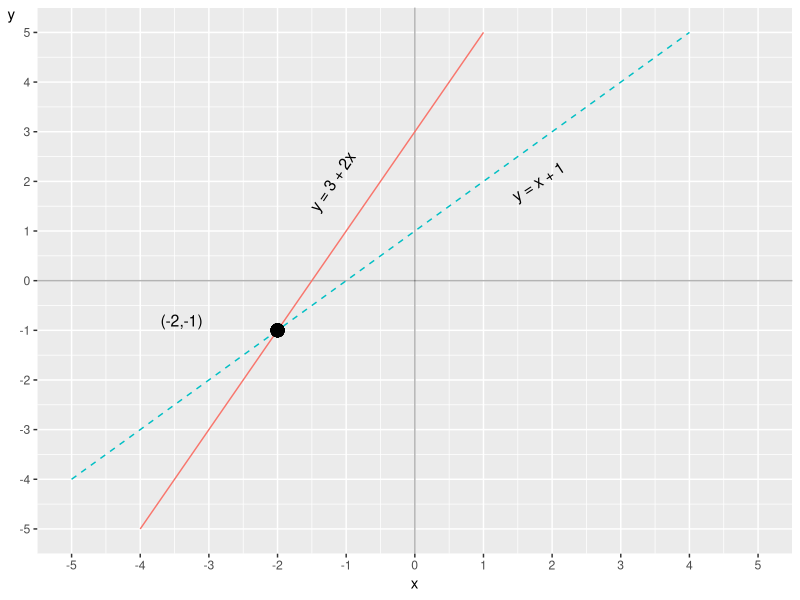
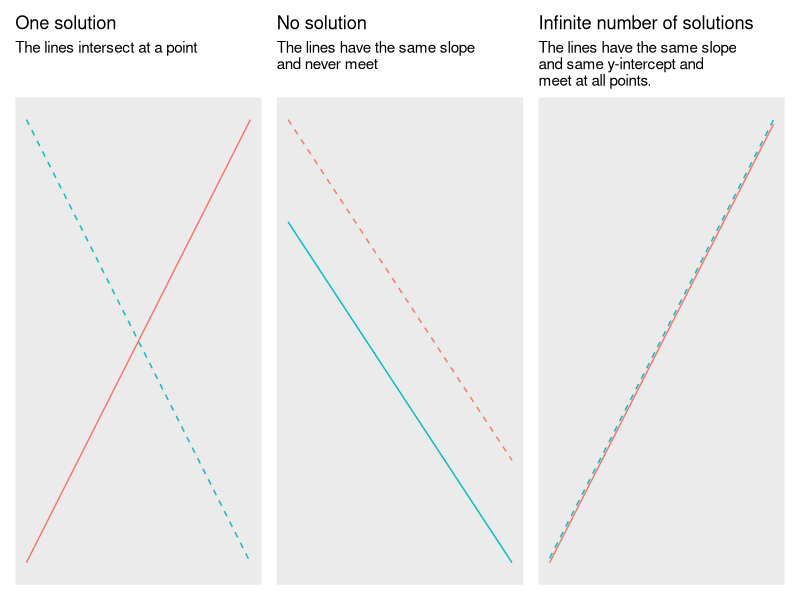

Write the R code that produced these figures, in order.
## ---- chunk 1
knitr::opts_chunk$set(echo = FALSE, warning = FALSE, message = FALSE, fig.align = "left")
## ---- chunk 2
library("tidyverse")
g_2lines <- ggplot(tibble(x=-10:10), aes(x)) +
  geom_vline(xintercept=0, alpha=.3) +
  geom_hline(yintercept=0, alpha=.3) +
  theme(axis.title.y=element_text(angle=0), text=element_text(size=11)) +
  stat_function(fun=function(x) 3+2*x, color="#F8766D") +
  stat_function(fun=function(x) x+1, linetype="dashed", color="#00BFC4") +
  geom_point(aes(-2,-1), color="black", size=4) +
  scale_y_continuous(breaks=-5:5, limits=c(-5,5)) +
  scale_x_continuous(breaks=-5:5, limits=c(-5,5)) +
  annotate('text', x=-1.2, y=2, angle=56, size=4, label="y = 3 + 2x") +
  annotate('text', x=1.8, y=2, angle=33, size=4, label="y = x + 1") +
  annotate('text', x=-3.4, y=-.8, size=4, label="(-2,-1)") +
  labs(x="x", y="y")
g_2lines
## ---- chunk 3
library("patchwork")
g_onesolution <- ggplot() +
  stat_function(fun=function(x) x, color="#F8766D") +
  stat_function(fun=function(x) 1-x, linetype='dashed', color="#00BFC4") +
  scale_y_continuous(breaks=NULL) +
  scale_x_continuous(breaks=NULL) +
  labs(y=NULL, title="One solution", subtitle="The lines intersect at a point") +
  theme(text=element_text(size=11))

g_nosolution <- ggplot() +
  stat_function(fun=function(x) 1-x, linetype='dashed', color="#F8766D") +
  stat_function(fun=function(x) .7-x, color="#00BFC4") +
  scale_y_continuous(breaks=NULL) +
  scale_x_continuous(breaks=NULL) +
  labs(y=NULL, title="No solution",
       subtitle="The lines have the same slope \nand never meet") +
  theme(text=element_text(size=11))

g_infsolutions <- ggplot() +
  stat_function(fun=function(x) x, color="#F8766D") +
  stat_function(fun=function(x) .01+x, linetype='dashed', color="#00BFC4") +
  scale_y_continuous(breaks=NULL) +
  scale_x_continuous(breaks=NULL) +
  labs(y=NULL, title="Infinite number of solutions",
       subtitle="The lines have the same slope \nand same y-intercept and \nmeet at all points.") +
  theme(text=element_text(size=11))

(g_onesolution + g_nosolution + g_infsolutions)
